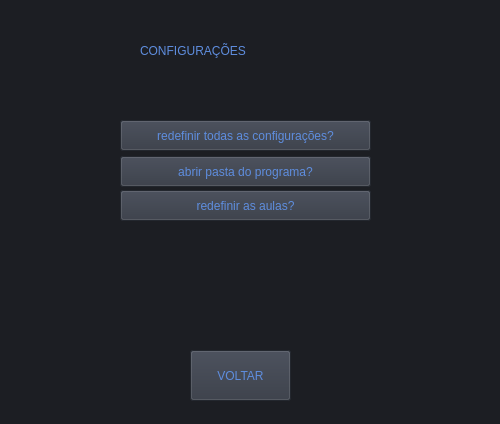
<?xml version="1.0" encoding="UTF-8"?>
<ui version="4.0">
 <class>conf</class>
 <widget class="QDialog" name="conf">
  <property name="geometry">
   <rect>
    <x>0</x>
    <y>0</y>
    <width>500</width>
    <height>424</height>
   </rect>
  </property>
  <property name="windowTitle">
   <string>CONFIGURAÇÕES</string>
  </property>
  <property name="styleSheet">
   <string notr="true">background-color: rgb(28, 30, 35);</string>
  </property>
  <widget class="QDialogButtonBox" name="buttonBox">
   <property name="geometry">
    <rect>
     <x>10</x>
     <y>600</y>
     <width>461</width>
     <height>32</height>
    </rect>
   </property>
   <property name="orientation">
    <enum>Qt::Horizontal</enum>
   </property>
   <property name="standardButtons">
    <set>QDialogButtonBox::Cancel|QDialogButtonBox::Ok</set>
   </property>
  </widget>
  <widget class="QPushButton" name="Button_return">
   <property name="geometry">
    <rect>
     <x>190</x>
     <y>350</y>
     <width>101</width>
     <height>51</height>
    </rect>
   </property>
   <property name="styleSheet">
    <string notr="true">background-color: rgb(49,54,65);
font: 87 10pt &quot;Arial Black&quot;;
color: rgb(94,141,222);</string>
   </property>
   <property name="text">
    <string>VOLTAR</string>
   </property>
  </widget>
  <widget class="QPushButton" name="Button_redconf">
   <property name="geometry">
    <rect>
     <x>120</x>
     <y>120</y>
     <width>251</width>
     <height>31</height>
    </rect>
   </property>
   <property name="styleSheet">
    <string notr="true">background-color: rgb(49,54,65);
font: 87 10pt &quot;Arial Black&quot;;
color: rgb(94,141,222);</string>
   </property>
   <property name="text">
    <string>redefinir todas as configurações?</string>
   </property>
  </widget>
  <widget class="QPushButton" name="Button_progfolder">
   <property name="geometry">
    <rect>
     <x>120</x>
     <y>156</y>
     <width>251</width>
     <height>31</height>
    </rect>
   </property>
   <property name="styleSheet">
    <string notr="true">background-color: rgb(49,54,65);
font: 87 10pt &quot;Arial Black&quot;;
color: rgb(94,141,222);</string>
   </property>
   <property name="text">
    <string>abrir pasta do programa?</string>
   </property>
  </widget>
  <widget class="QPushButton" name="Button_redaula">
   <property name="geometry">
    <rect>
     <x>120</x>
     <y>190</y>
     <width>251</width>
     <height>31</height>
    </rect>
   </property>
   <property name="styleSheet">
    <string notr="true">background-color: rgb(49,54,65);
font: 87 10pt &quot;Arial Black&quot;;
color: rgb(94,141,222);</string>
   </property>
   <property name="text">
    <string>redefinir as aulas?</string>
   </property>
  </widget>
  <widget class="QLabel" name="label">
   <property name="geometry">
    <rect>
     <x>140</x>
     <y>40</y>
     <width>211</width>
     <height>21</height>
    </rect>
   </property>
   <property name="styleSheet">
    <string notr="true">font: 87 15pt &quot;Arial Black&quot;;
color: rgb(94,141,222);</string>
   </property>
   <property name="text">
    <string>CONFIGURAÇÕES</string>
   </property>
  </widget>
 </widget>
 <resources/>
 <connections>
  <connection>
   <sender>buttonBox</sender>
   <signal>accepted()</signal>
   <receiver>conf</receiver>
   <slot>accept()</slot>
   <hints>
    <hint type="sourcelabel">
     <x>248</x>
     <y>254</y>
    </hint>
    <hint type="destinationlabel">
     <x>157</x>
     <y>274</y>
    </hint>
   </hints>
  </connection>
  <connection>
   <sender>buttonBox</sender>
   <signal>rejected()</signal>
   <receiver>conf</receiver>
   <slot>reject()</slot>
   <hints>
    <hint type="sourcelabel">
     <x>316</x>
     <y>260</y>
    </hint>
    <hint type="destinationlabel">
     <x>286</x>
     <y>274</y>
    </hint>
   </hints>
  </connection>
 </connections>
</ui>
